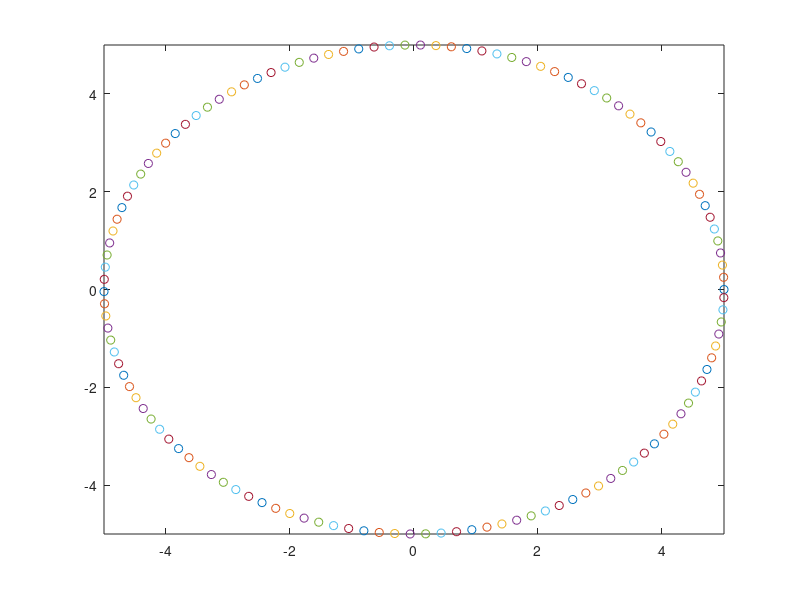

MATLAB code for this plot:
% Sa se reprezinte animatia cercului determinat de
%x=5cos(t), y=5sin(t), t in [0,2pi]
for t=0:0.05:2*pi
x=5*cos(t);
y=5*sin(t);
pause(0.01)
plot(x,y,'o')
hold on
drawnow
axis ([-5 5 -5 5])
end